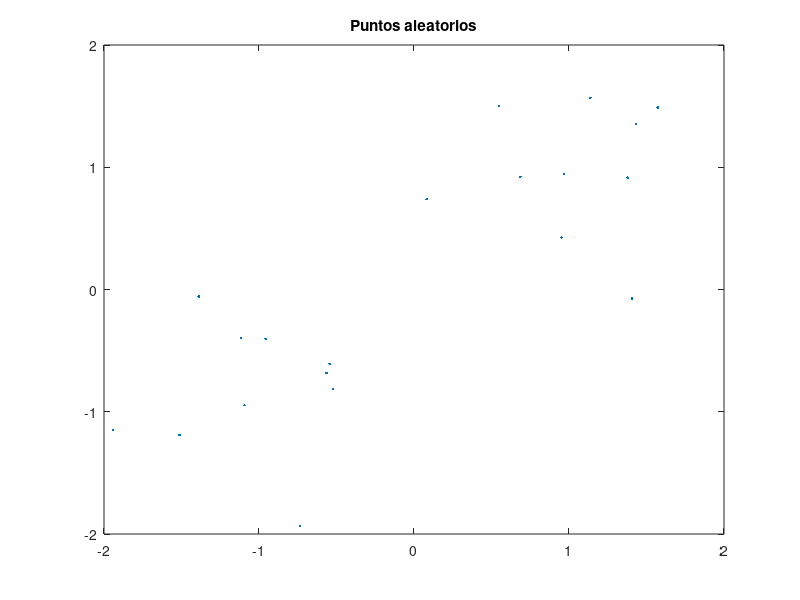
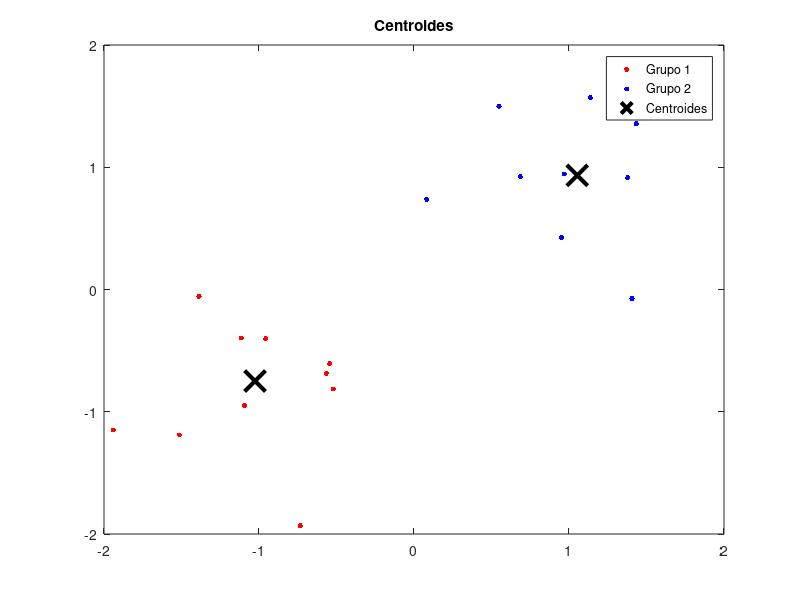

Write the MATLAB code that produced these figures, in order.
%CALCULO DE CENTROIDE EN PUNTOS DISPERSOS
%REALIZADO POR: Kevin Bravo
clear
clear all
%%creamos puntos al azar
rng default;
X = [randn(10,2)*0.75+ones(10,2);
    randn(10,2)*0.5-ones(10,2)];
%Graficamos los puntos dispersos
figure;
plot(X(:,1),X(:,2),'.');
title 'Puntos aleatorios';
%Separamos los puntos en 2 grupos de 10puntos cada uno
%y realizamos las iteraciones para calcular la distancia 
opts = statset('Display','final');
[idx,C] = kmeans(X,2,'Distance','cityblock',...
    'Replicates',5,'Options',opts);
%Con k-means replicamos por separado los puntos con y marcamos los
%centorides y mandamos a graficar
figure;
plot(X(idx==1,1),X(idx==1,2),'r.','MarkerSize',12)
hold on
plot(X(idx==2,1),X(idx==2,2),'b.','MarkerSize',12)
plot(C(:,1),C(:,2),'kx',...
     'MarkerSize',15,'LineWidth',3) 
legend('Grupo 1','Grupo 2','Centroides',...
       'Localizacion','NW')
title 'Centroides'
hold off